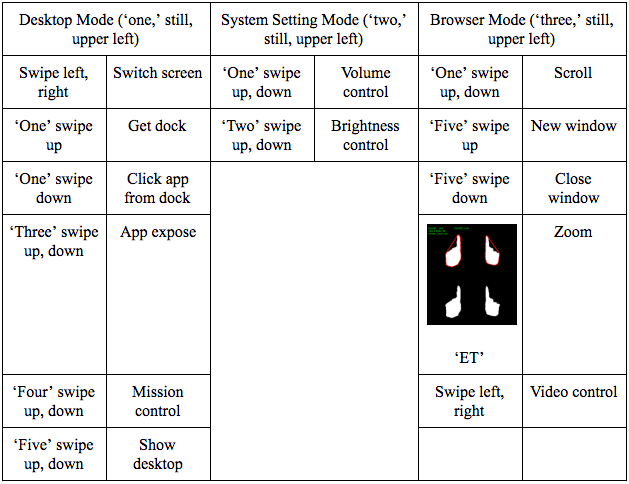
#> input picture gestures.png, 629 x 484 px, given in place of the camera
$ python pizza5.py   (older library calls are emulated)
#> lines starting #> are read from the running program, lines starting #| are printed output that depends on the picture; after the words box and inside, x2 and y2 are one past the last pixel; in counts of white or black regions, pixels touching at a corner belong together
### sequence.py
'''
Keeps track of a sequence of Hand objects
'''

import os
import numpy as np
from collections import deque as dq
from collections import defaultdict
from hand import *
from database import *

'''
left swipe (loc): (upper right or mid right or lower right) -> (
'''

TRIGGER = 2
SCREENX = 1440
SCREENY = 900

## DESKTOP
gesture_map0 = {    #for applescript

    # swipe screen
    (1, 'swipe left') :     # ctrl + right
        [ 'swipe screen left',"""
        osascript -e '
        tell application "System Events"
            key code 124 using {control down}
        end tell'
        """],
    (1, 'swipe right') :    # ctrl + left
        ['swipe screen right', """
        osascript -e '
        tell application "System Events"
            key code 123 using {control down}
        end tell'
        """],

    (1, 'swipe up') :       # GET DOCK
        ['get dock', """
        osascript -e '
        tell application "Finder"
            set resolution to bounds of window of desktop
            set w to item 3 of resolution
            set h to item 4 of resolution

            do shell script "/usr/local/bin/MouseTools" & " -x " & w/2 & " -y " & h-1
        end tell
        '
        """],

    (1, 'swipe down') :     # Click
        """
        """,

    # app expose
    (3, 'swipe up') :
        ['show app expose', """
        osascript -e '
        tell application "System Events"
            key code 160
        end tell'
        """],
    (3, 'swipe down') :
        ['exit app expose', """
        osascript -e '
        tell application "System Events"
            key code 53
        end tell'
        """],

    # mission control
    (4, 'swipe up') :
        ['show mission control', """
        osascript -e '
        tell application "System Events"
            key code 131
        end tell'
        """],

    (4, 'swipe down') :
        ['exit mission control', """
        osascript -e '
        tell application "System Events"
            key code 53
        end tell'
        """],

    # show desktop
    (5, 'swipe up') :
        ['show desktop', """
        osascript -e '
        tell application "System Events"
            key code 103
        end tell'
        """],

    (5, 'swipe down') :
        ['show screen', """
        osascript -e '
        tell application "System Events"
            key code 103
        end tell'
        """]
}

###SYSTEM SETTINGS
gesture_map1 = {

    #Volume control
    (1, 'swipe up') :
        ['volume up', """osascript -e 'set theOutput to output volume of (get volume settings)
        set volume output volume (theOutput + 6.25)'"""],
        #'do shell script "afplay /System/Library/Sounds/Pop.aiff"']
    (1, 'swipe down') :
        ['volume down', """
        osascript -e '
        set theOutput to output volume of (get volume settings)
        set volume output volume (theOutput - 6.25)
        '
        """],

    # brightness control
    (2, 'swipe up') :
        ['brightness up', """osascript -e '
        tell application "System Events"
            key code 113
        end tell'"""],

    (2, 'swipe down') :
        ['brightness down' , """osascript -e '
        tell application "System Events"
            key code 107
        end tell'"""]

}

###### BROWSER
gesture_map2 = {
    # scroll browser
    (1, 'swipe up') :
        ['scroll up',
        """osascript -e '
        tell application "System Events"
            key code 126 using option down
        end tell'
        """],

    (1, 'swipe down') :
        ['scroll down',
        """osascript -e '
        tell application "System Events"
            key code 125 using option down
        end tell'
        """],

    (1, 'swipe left') :     # ctrl + right
        [ 'go back',"""
        osascript -e '
        tell application "System Events"
            key code 123
        end tell'
        """],

    (1, 'swipe right') :    # ctrl + left
        ['go forward', """
        osascript -e '
        tell application "System Events"
            key code 124
        end tell'
        """],

    (4, 'swipe up') :
        ['new window',
        """osascript -e '
        tell application "System Events"
            keystroke "n" using command down
        end tell'
        """],

    (5, 'swipe up') :
        ['new window',
        """osascript -e '
        tell application "System Events"
            keystroke "n" using command down
        end tell'
        """],

    (5, 'swipe down') :
        ['close window',
        """osascript -e '
        tell application "System Events"
            keystroke "w" using command down
        end tell'
        """],

    'zoom in' :
        ['zoom in',
        """osascript -e '
        tell application "System Events"
            key code 24 using command down
        end tell'
        """],

    'zoom out' :
        ['zoom out', """
        osascript -e '
        tell application "System Events"
            key code 27 using command down
        end tell'
        """]
}

gesture_map_global = {

    'screenshot' :
        """
        osascript -e '
        set theDesktop to POSIX path of (path to desktop as string)
        set {short date string:d, time string:t} to current date
        set d to do shell script "/bin/echo " & quoted form of d & " | tr / -"
        set t to do shell script "/bin/echo " & quoted form of t & " | tr : -"
        set t to (characters 1 through ((length of t) - 3) of t) as string
        set shellCommand to "/usr/sbin/screencapture " & theDesktop & d & "-"  & t & ".png"
        do shell script shellCommand'
        """,

    'hush' :
        """
        osascript -e 'set volume with output muted'
        """,

    'sleep' :
        """
        osascript -e 'tell application "Finder" to sleep'
        """,

    'bye' :
        """
        osascript -e '
        tell application "System Events" to tell process "python"
            set frontmost to true
            keystroke "q"
        end tell
            '
        """,

    'ok':
        """
        osascript -e '
        set {x,y} to paragraphs of (do shell script "/usr/local/bin/MouseTools" & " -location")
        do shell script "/usr/local/bin/MouseTools -x 1241 -y 75 -leftClick"
        do shell script "/usr/local/bin/MouseTools -releaseMouse"
        do shell script "/usr/local/bin/MouseTools" & " -x " & x & " -y " & y
        '
        """

}

gesture_list = [ gesture_map0, gesture_map1, gesture_map2]

def id2gesture(id):
    return shape_list[id]

def loc2id(loc):
    return loc_list.index(loc)

# [150 lines left out: functions movemouse, clickmouse, startcopy, finishcopy, paste, not called in this run]


class Sequence(object):
    def __init__(self,buf=3):
        #self.seq = dq([(-1,(-1,-1))]*buf) # (shape,loc) tuples
        self.seq = dq([None] * buf)
        self.gesture = None
        self.coord = -1

        self.twohand = None
        self.triggered = -1
        self.mode = 0
        self.framenum = 15
        self.righthanded = True
        self.copying = False
        self.numframes = 0
        self.sleepbuf = None

    # [100 lines left out: function update, not called in this run]


    def detect_shape(self):
        pass

    # [146 lines left out: functions detect_motion, get_gesture, not called in this run]


### pizza5.py
'''
Hand Gesture Mac Control
'''

import numpy as np
import cv2 as cv
from hand import *
from sequence import *
from database import *

PROFILE_COUNT = 5

def get_sampling_coord(dim):
    height = int(dim[0])
    width = int(dim[1])

    rec_h = int(height/5)
    rec_w = int(width/12)

    rec_y = np.random.randint(height-rec_h,size=1)
    rec_x = np.random.randint(width-rec_w,size=1)

    return rec_x[0],rec_y[0],rec_h,rec_w

def get_profile(roi):
    hsv = cv.cvtColor(roi,cv.COLOR_BGR2HSV)
    roihist = cv.calcHist([hsv.astype('float32')],[0, 1], None, [180, 256], [0, 180, 0, 256] )
    cv.normalize(roihist,roihist,0,255,cv.NORM_MINMAX)

    return roihist

def get_thresh(frame,profile):
    hsvt = cv.cvtColor(frame, cv.COLOR_BGR2HSV)
    dst = cv.calcBackProject([hsvt.astype('float32')],[0,1],profile,[0,180,0,256],1)
    disc = cv.getStructuringElement(cv.MORPH_ELLIPSE,(5,5))
    cv.filter2D(dst,-1,disc,dst)

    # threshold
    ret,thresh = cv.threshold(dst,0,255,0)

    return thresh

def denoise(frame, iterations = 1):
    kernel = np.ones((3,3),np.uint8)
    for i in range(iterations):
        frame = cv.medianBlur(frame,3)
        frame = cv.GaussianBlur(frame,(3,3),0)
        frame = cv.erode(frame,kernel,iterations=3)
        frame = cv.dilate(frame,kernel,iterations=1)

    return frame

def main():
    cap = cv.VideoCapture(0)
    profile = []
    rec = False
    seq = Sequence()

    displayaction = -1
    savedaction = None


    # ignore first two frames
    for i in range(2):
        ret, frame = cap.read()
#> this loop made 2 passes
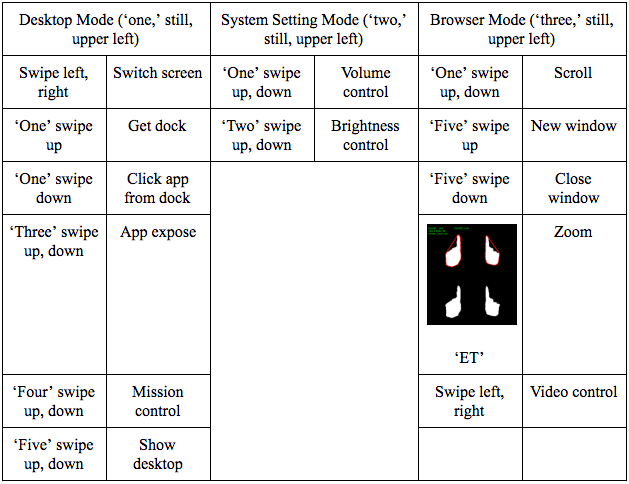
#> input picture gestures.png, 629 x 484 px, given in place of the camera

    while(True):
        ret, frame = cap.read()
#> frame is the input picture: shape (484, 629, 3); mean B, G, R 233.1, 232.9, 233.1
        frame = cv.flip(frame,1)
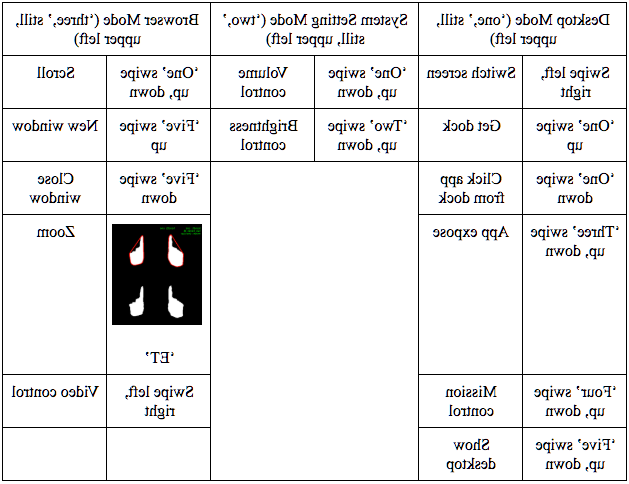
#> frame: shape (484, 629, 3); mean B, G, R 233.1, 232.9, 233.1
        frame_o = cv.resize(frame,(0,0),fx=0.3,fy=0.3)
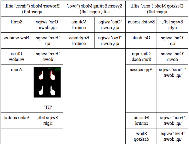
#> frame_o: shape (145, 189, 3); mean B, G, R 232.9, 232.7, 233
        #frame = denoise(frame_o,iterations = 3)
        frame = frame_o

        # Increase contrast of the image
        frame_lab = cv.cvtColor(frame, cv.COLOR_BGR2LAB)
#> frame_lab: shape (145, 189, 3); mean of channels 0, 1, 2 233.6, 128.3, 128
        l_channel, a_channel, b_channel = cv.split(frame_lab)
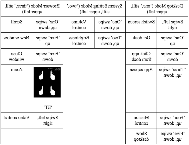
#> l_channel: shape (145, 189); min 0, max 255, mean 233.6
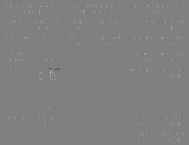
#> a_channel: shape (145, 189); min 85, max 178, mean 128.3
        clahe = cv.createCLAHE(clipLimit=3, tileGridSize=(8, 8))
        cl = clahe.apply(l_channel)
        merged_channels = cv.merge((cl, a_channel, b_channel))
#> merged_channels: shape (145, 189, 3); mean of channels 0, 1, 2 233.7, 128.3, 128
        frame = cv.cvtColor(merged_channels, cv.COLOR_LAB2BGR)
#> frame: shape (145, 189, 3)

        # START PROFILING
        if len(profile) < PROFILE_COUNT:
            cv.putText(frame,"Cover the area with your hand and press c",(int(0.05*frame.shape[1]),int(0.97*frame.shape[0])),cv.FONT_HERSHEY_SIMPLEX,0.35,(0,255,255),1,8)
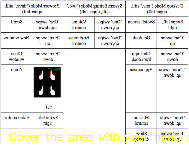
#> frame: shape (145, 189, 3); mean B, G, R 230, 233.1, 233.3
            if not rec:
                x,y,h,w = get_sampling_coord(frame.shape)
#> x = 47; y = 44; h = 29; w = 15
                rec = True
            cv.rectangle(frame_o,(x,y),(x+w,y+h),(0,255,0))
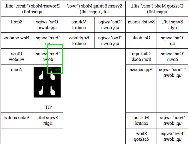
#> frame_o: shape (145, 189, 3); 0.32% of pixels changed, all inside (x1, y1, x2, y2) = (47, 44, 63, 74)
            cv.imshow('sampling',frame_o)
            k = cv.waitKey(1)
#> (key q is pressed here)
            if k & 0xFF == ord('c'):
                roi = frame[y:y+h,x:x+w]
                rec = False
                profile.append(get_profile(roi))
                continue
            elif k & 0xFF == ord('q'):
                cap.release()
                cv.destroyAllWindows()
                break
            else:
                continue
        else:
            cv.destroyWindow('sampling')

        # DONE PROFILING
        thresh_list = []
        for i in range(PROFILE_COUNT):
            thresh_list.append(get_thresh(frame,profile[i]))

        thresh = thresh_list[0]
        for i in range(1,len(thresh_list)):
            thresh = cv.bitwise_or(thresh,thresh_list[i])

        frame[thresh==0]=0

        # blur, erode, dilate
        thresh = denoise(thresh,iterations=2)

        _,contours,hierarchy = cv.findContours(thresh.astype('uint8'), cv.RETR_TREE, cv.CHAIN_APPROX_SIMPLE)


        h = Hand(thresh,contours,hierarchy)
        if len(h.contours) != 0:
            cnts = h.contours
            out = np.zeros_like(thresh)
            mask = np.zeros_like(thresh)
            cv.drawContours(mask,[cnts[0]],-1,255,-1)
            out[mask == 255] = thresh[mask == 255]
            if len(cnts) == 4:
                mask2 = np.zeros_like(thresh)
                cv.drawContours(mask2,[cnts[2]],-1,255,-1)
                out[mask2 == 255] = thresh[mask2 == 255]

            out = cv.cvtColor(out,cv.COLOR_GRAY2BGR)
            cv.drawContours(out,[cnts[0]],0,(255,255,255),-1)
            hull = cv.convexHull(cnts[0])
            cv.drawContours(out, [hull], 0, (0,0,255),2)
            if len(cnts) == 4:
                cv.drawContours(out,[cnts[2]],0,(255,255,255),-1)
                hull2 = cv.convexHull(cnts[2])
                cv.drawContours(out, [hull2], 0, (0,0,255),2)
            for i in range(len(h.defects)):
                cv.circle(out,h.defects[i],5,[255,0,255],2)


        # [4 lines of commented-out code are left out]
        shape = id2shape(h.shape)
        shape2 = id2shape(h.shape2)
        two_hand_shape = id2shape(h.two_hand_shape)
        action = seq.update(h)
        if seq.gesture is not None:
            if isinstance(seq.gesture, tuple):
                s1, m = seq.gesture
                motion = id2shape(s1) + ' ' + m
            else:
                motion = seq.gesture
            cv.putText(out,motion,(int(0.02*frame.shape[1]),int(0.05*frame.shape[0])),cv.FONT_HERSHEY_SIMPLEX,0.35,(0,255,0),1,8)


        # [5 lines of commented-out code are left out]
        cv.putText(out,'hand1: '+shape,(int(0.02*frame.shape[1]),int(0.1*frame.shape[0])),cv.FONT_HERSHEY_SIMPLEX,0.35,(0,255,0),1,8)
        cv.putText(out,'hand2: '+shape2,(int(0.3*frame.shape[1]),int(0.1*frame.shape[0])),cv.FONT_HERSHEY_SIMPLEX,0.35,(0,255,0),1,8)
        cv.putText(out,'two hand: '+two_hand_shape,(int(0.02*frame.shape[1]),int(0.15*frame.shape[0])),cv.FONT_HERSHEY_SIMPLEX,0.35,(0,255,0),1,8)
        cv.putText(out,'mode: '+id2mode(seq.mode),(int(0.02*frame.shape[1]),int(0.2*frame.shape[0])),cv.FONT_HERSHEY_SIMPLEX,0.35,(0,255,0),1,8)


        if displayaction >= 0:
            displayaction -= 1
            if action == '':
                cv.putText(out, savedaction, (int(0.6*frame.shape[1]),int(0.05*frame.shape[0])), cv.FONT_HERSHEY_SIMPLEX,0.5,(0,255,0),1,8)

        if action != '':
            savedaction = action
            cv.putText(out, action, (int(0.6*frame.shape[1]),int(0.05*frame.shape[0])), cv.FONT_HERSHEY_SIMPLEX,0.5,(0,255,0),1,8)
            displayaction = 10


        thresh = cv.cvtColor(thresh,cv.COLOR_GRAY2BGR)
        res = np.vstack((out,thresh))

        cv.imshow('Output',res)

        k = cv.waitKey(1)
        if k & 0xFF == ord('q'):
            cap.release()
            cv.destroyAllWindows()
            break

if __name__ == "__main__":
    main()
